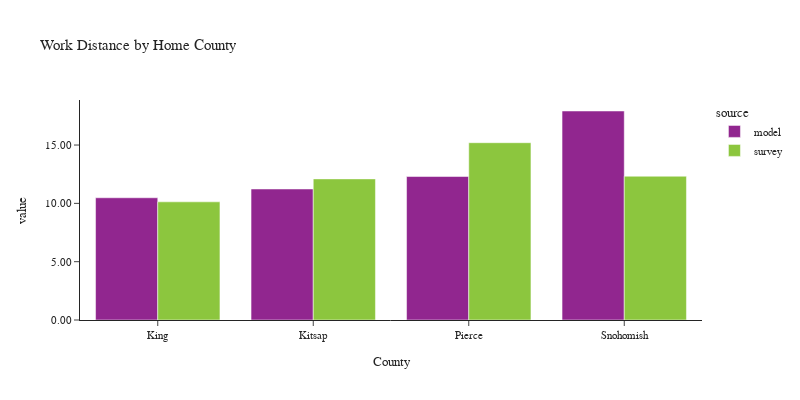

The notebook cell saved with this chart:
### Code cell
plot_work_location(df_workers, 'CountyName_home', 'Home County', 'County')

### Figure 1 — Plotly figure (JSON) as saved in the notebook; plotly's stock layout.template omitted (floating-point values rounded to 4 significant figures)
{"data": [{"alignmentgroup": "True", "customdata": [[126237], [11859], [40618], [42740]], "hovertemplate": "source=model<br>CountyName_home=%{x}<br>value=%{y}<br>sample count=%{customdata[0]}<extra></extra>", "legendgroup": "model", "marker": {"color": "#91268F", "pattern": {"shape": ""}}, "name": "model", "offsetgroup": "model", "orientation": "v", "showlegend": true, "textposition": "auto", "type": "bar", "x": ["King", "Kitsap", "Pierce", "Snohomish"], "xaxis": "x", "y": [10.48, 11.23, 12.3, 17.92], "yaxis": "y"}, {"alignmentgroup": "True", "customdata": [[1936], [125], [250], [294]], "hovertemplate": "source=survey<br>CountyName_home=%{x}<br>value=%{y}<br>sample count=%{customdata[0]}<extra></extra>", "legendgroup": "survey", "marker": {"color": "#8CC63E", "pattern": {"shape": ""}}, "name": "survey", "offsetgroup": "survey", "orientation": "v", "showlegend": true, "textposition": "auto", "type": "bar", "x": ["King", "Kitsap", "Pierce", "Snohomish"], "xaxis": "x", "y": [10.13, 12.1, 15.2, 12.33], "yaxis": "y"}], "layout": {"barmode": "group", "font": {"size": 11}, "height": 400, "legend": {"title": {"text": "source"}, "tracegroupgap": 0}, "title": {"text": "Work Distance by Home County"}, "width": 800, "xaxis": {"anchor": "y", "domain": [0.0, 1.0], "title": {"text": "County"}}, "yaxis": {"anchor": "x", "domain": [0.0, 1.0], "tickformat": ".2f", "title": {"text": "value"}}}}
